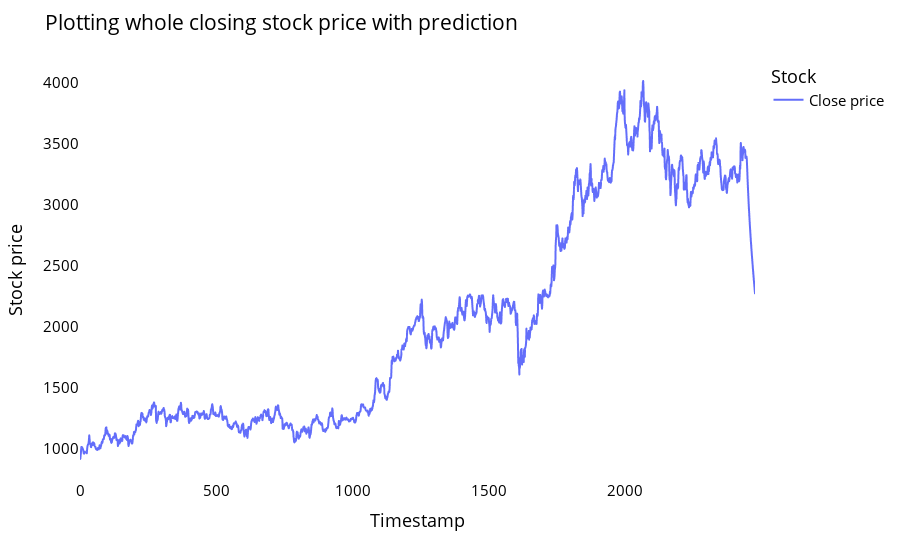

Here is the notebook cell this chart was saved with:
### Code cell
stock_df_c = scaler.transform(np.array(stock_df_OHLC).reshape(-1,1))
lstmdf=stock_df_c.tolist()

lstmdf.extend((np.array(lst_output).reshape(-1,1)).tolist())

lstmdf=scaler.inverse_transform(lstmdf).reshape(1,-1).tolist()[0]

names = cycle(['Close price'])

fig = px.line(lstmdf,labels={'value': 'Stock price','index': 'Timestamp'})

fig.update_layout(title_text='Plotting whole closing stock price with prediction',
                  plot_bgcolor='white', font_size=15, font_color='black',legend_title_text='Stock')

fig.for_each_trace(lambda t:  t.update(name = next(names)))

fig.update_xaxes(showgrid=False)
fig.update_yaxes(showgrid=False)
fig.show()

### Figure 1 — Plotly figure (JSON) as saved in the notebook; plotly's stock layout.template omitted (floating-point values rounded to 4 significant figures; data arrays with more than 128 entries replaced by an {"elided": "..."} marker saying what was removed)
{"data": [{"hovertemplate": "variable=0<br>Timestamp=%{x}<br>Stock price=%{y}<extra></extra>", "legendgroup": "0", "line": {"color": "#636efa", "dash": "solid"}, "marker": {"symbol": "circle"}, "mode": "lines", "name": "Close price", "showlegend": true, "type": "scattergl", "x": {"elided": "2476 int values"}, "xaxis": "x", "y": {"elided": "2476 float values"}, "yaxis": "y"}], "layout": {"font": {"color": "black", "size": 15}, "legend": {"title": {"text": "Stock"}, "tracegroupgap": 0}, "margin": {"t": 60}, "plot_bgcolor": "white", "title": {"text": "Plotting whole closing stock price with prediction"}, "xaxis": {"anchor": "y", "domain": [0, 1], "showgrid": false, "title": {"text": "Timestamp"}}, "yaxis": {"anchor": "x", "domain": [0, 1], "showgrid": false, "title": {"text": "Stock price"}}}}
